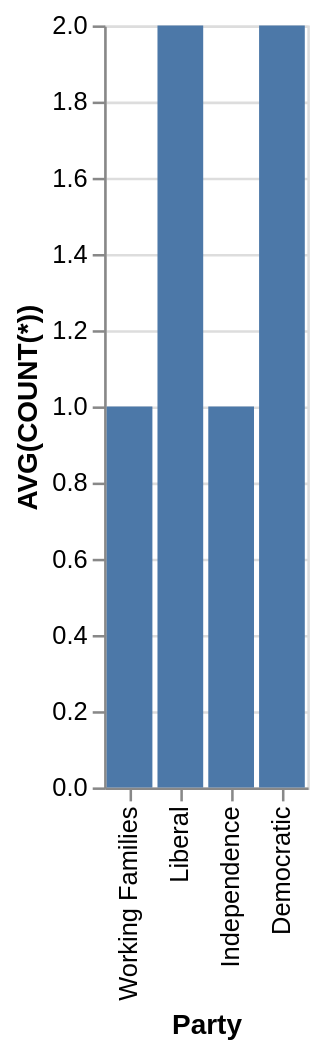

The Vega-Lite source for this figure:
### Vega-Lite specification from a JSON file in a GitHub repository (floating-point values rounded to 4 significant figures)
{"data": {"values": [{"x_data": "Working Families", "y_data": 1}, {"x_data": "Liberal", "y_data": 2}, {"x_data": "Independence", "y_data": 1}, {"x_data": "Democratic", "y_data": 2}]}, "mark": "bar", "encoding": {"x": {"field": "x_data", "type": "nominal", "title": "Party", "sort": "descending"}, "y": {"field": "y_data", "type": "quantitative", "title": "AVG(COUNT(*))"}}}
